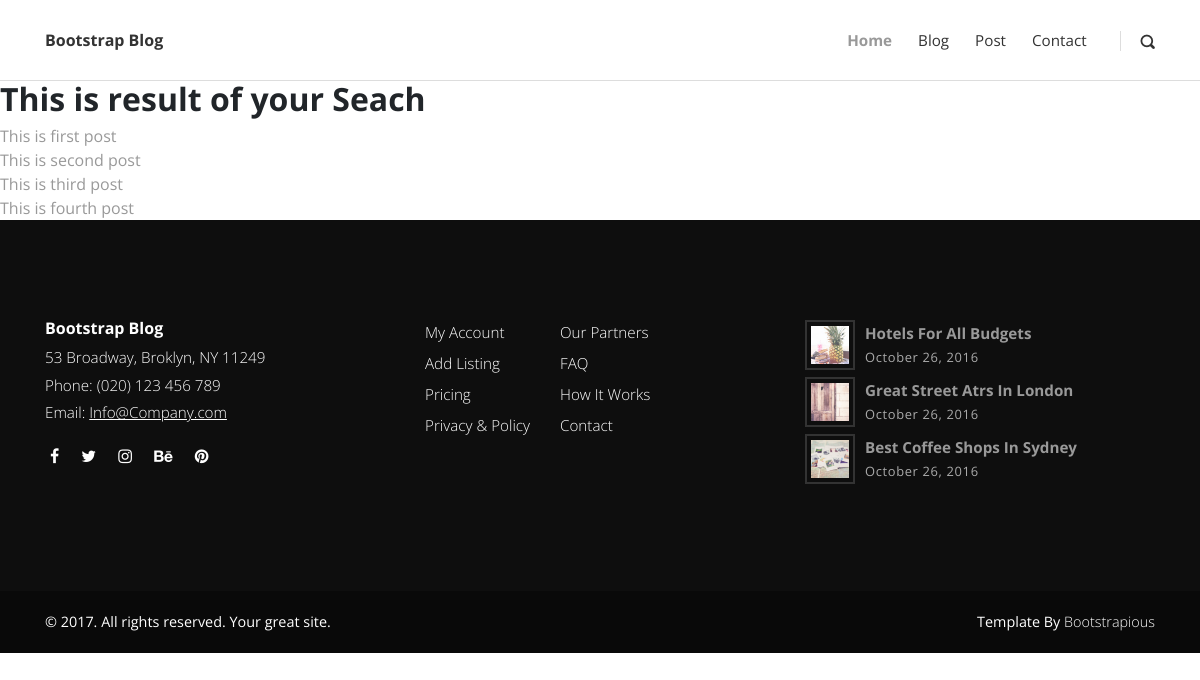
Screenshot of /seatch/ with the database file from the repository.
### posts/models.py (models this page shows, shortened)
class Post(models.Model):
    title = models.CharField(max_length=100)
    overview = models.TextField()
    timestamp = models.DateTimeField(auto_now_add=True)
    comment_count = models.IntegerField(default=0)
    view_count = models.IntegerField(default=0)
    author = models.ForeignKey(Author, on_delete=models.CASCADE)
    thumbnail = models.ImageField()
    categories = models.ManyToManyField(Category)
    featured = models.BooleanField()
    def get_absolute_url(self):
        return reverse('post-detail', kwargs={
            'id': self.id
        })

### posts/views.py (the view)
# urls.py: path('seatch/', views.search, name="search"),
def search(request):
    queryset = Post.objects.all()
    query = request.GET.get('q')
    if query:
        queryset = queryset.filter(
            Q(title__icontains=query) |
            Q(overview__icontains=query)
        ).distinct()
    context = {
        "queryset": queryset
    }
    return render(request, 'search_results.html', context)

### templates/search_results.html
{% extends 'base.html' %}
{% load static %}
{% block content %}
<h2>This is result of your Seach</h2>
{% for post in queryset %}
    <a href="{{ post.get_absolute_url }}">{{ post.title }}</a>
    <br />
{% endfor %}
{% endblock %}

### static/css/style.default.css (style rules this page uses)
body { overflow-x: hidden; }
a, i, span { display: inline-block; text-decoration: none; -webkit-transition: all 0.3s; transition: all 0.3s; }
h1, h2, h3, h4, h5, h6 { margin-bottom: 15px; }
body { font-family: "Open Sans", sans-serif; font-size: 1rem; font-weight: normal; line-height: 1.5; color: #212529; background-color: #fff; }
a { color: #999; text-decoration: none; }
h1, h2, h3, h4, h5, h6, .h1, .h2, .h3, .h4, .h5, .h6 { margin-bottom: 0.5rem; font-family: inherit; font-weight: 700; line-height: 1.1; color: inherit; }
h2, .h2 { font-size: 2rem; }

### rows the page displays
Post: title "This is first post"
Post: title "This is second post"
Post: title "This is third post"
Post: title "This is fourth post"
